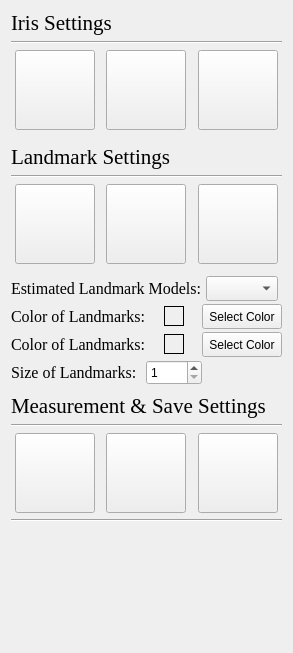
        <widget class="QWidget" name="tab_4">
         <attribute name="title">
          <string>Settings</string>
         </attribute>
         <layout class="QVBoxLayout" name="verticalLayout_2">
          <item>
           <layout class="QGridLayout" name="gridLayout_5">
            <property name="horizontalSpacing">
             <number>4</number>
            </property>
            <item row="10" column="2" colspan="3">
             <widget class="QLabel" name="label_7">
              <property name="font">
               <font>
                <family>Times New Roman</family>
                <pointsize>16</pointsize>
               </font>
              </property>
              <property name="text">
               <string>Measurement &amp; Save Settings</string>
              </property>
             </widget>
            </item>
            <item row="7" column="4" alignment="Qt::AlignHCenter">
             <widget class="QPushButton" name="adjustMidlineButton">
              <property name="sizePolicy">
               <sizepolicy hsizetype="Fixed" vsizetype="Fixed">
                <horstretch>0</horstretch>
                <verstretch>0</verstretch>
               </sizepolicy>
              </property>
              <property name="minimumSize">
               <size>
                <width>80</width>
                <height>80</height>
               </size>
              </property>
              <property name="maximumSize">
               <size>
                <width>80</width>
                <height>80</height>
               </size>
              </property>
              <property name="styleSheet">
               <string notr="true">QPushButton {
		image: url(/Users/kee_b/OneDrive/바탕 화면/Untitled-9.jpg)
}
</string>
              </property>
              <property name="text">
               <string/>
              </property>
              <property name="icon">
               <iconset>
                <normaloff>icons/adjust_midline.jpg</normaloff>icons/adjust_midline.jpg</iconset>
              </property>
              <property name="iconSize">
               <size>
                <width>75</width>
                <height>75</height>
               </size>
              </property>
              <property name="checkable">
               <bool>true</bool>
              </property>
             </widget>
            </item>
            <item row="3" column="4" alignment="Qt::AlignHCenter">
             <widget class="QPushButton" name="matchEyesLtoRButton">
              <property name="sizePolicy">
               <sizepolicy hsizetype="Fixed" vsizetype="Fixed">
                <horstretch>0</horstretch>
                <verstretch>0</verstretch>
               </sizepolicy>
              </property>
              <property name="minimumSize">
               <size>
                <width>80</width>
                <height>80</height>
               </size>
              </property>
              <property name="maximumSize">
               <size>
                <width>80</width>
                <height>80</height>
               </size>
              </property>
              <property name="styleSheet">
               <string notr="true">QPushButton {
		image: url(/Users/kee_b/OneDrive/바탕 화면/Untitled-19.jpg)
}</string>
              </property>
              <property name="text">
               <string/>
              </property>
              <property name="icon">
               <iconset>
                <normaloff>Untitled-19.jpg</normaloff>Untitled-19.jpg</iconset>
              </property>
              <property name="iconSize">
               <size>
                <width>75</width>
                <height>75</height>
               </size>
              </property>
             </widget>
            </item>
            <item row="0" column="2" colspan="3">
             <widget class="QLabel" name="label_20">
              <property name="sizePolicy">
               <sizepolicy hsizetype="Preferred" vsizetype="Maximum">
                <horstretch>0</horstretch>
                <verstretch>0</verstretch>
               </sizepolicy>
              </property>
              <property name="font">
               <font>
                <family>Times New Roman</family>
                <pointsize>16</pointsize>
               </font>
              </property>
              <property name="text">
               <string>Iris Settings</string>
              </property>
             </widget>
            </item>
            <item row="3" column="2" alignment="Qt::AlignHCenter">
             <widget class="QPushButton" name="importEyesButton">
              <property name="sizePolicy">
               <sizepolicy hsizetype="Fixed" vsizetype="Fixed">
                <horstretch>0</horstretch>
                <verstretch>0</verstretch>
               </sizepolicy>
              </property>
              <property name="minimumSize">
               <size>
                <width>80</width>
                <height>80</height>
               </size>
              </property>
              <property name="maximumSize">
               <size>
                <width>80</width>
                <height>80</height>
               </size>
              </property>
              <property name="styleSheet">
               <string notr="true">QPushButton {
		image: url(/Users/kee_b/OneDrive/바탕 화면/Untitled-11.jpg)
}</string>
              </property>
              <property name="text">
               <string/>
              </property>
              <property name="icon">
               <iconset>
                <normaloff>Untitled-11.jpg</normaloff>Untitled-11.jpg</iconset>
              </property>
              <property name="iconSize">
               <size>
                <width>75</width>
                <height>75</height>
               </size>
              </property>
             </widget>
            </item>
            <item row="11" column="2" colspan="3">
             <widget class="Line" name="line_14">
              <property name="orientation">
               <enum>Qt::Horizontal</enum>
              </property>
             </widget>
            </item>
            <item row="4" column="2" colspan="3">
             <widget class="Line" name="line_7">
              <property name="lineWidth">
               <number>0</number>
              </property>
              <property name="orientation">
               <enum>Qt::Horizontal</enum>
              </property>
             </widget>
            </item>
            <item row="6" column="2" colspan="3">
             <widget class="Line" name="line_8">
              <property name="orientation">
               <enum>Qt::Horizontal</enum>
              </property>
             </widget>
            </item>
            <item row="5" column="2" colspan="3">
             <widget class="QLabel" name="label_18">
              <property name="sizePolicy">
               <sizepolicy hsizetype="Preferred" vsizetype="Maximum">
                <horstretch>0</horstretch>
                <verstretch>0</verstretch>
               </sizepolicy>
              </property>
              <property name="font">
               <font>
                <family>Times New Roman</family>
                <pointsize>16</pointsize>
               </font>
              </property>
              <property name="text">
               <string>Landmark Settings</string>
              </property>
             </widget>
            </item>
            <item row="7" column="3" alignment="Qt::AlignHCenter">
             <widget class="QPushButton" name="removeDotButton">
              <property name="sizePolicy">
               <sizepolicy hsizetype="Fixed" vsizetype="Fixed">
                <horstretch>0</horstretch>
                <verstretch>0</verstretch>
               </sizepolicy>
              </property>
              <property name="minimumSize">
               <size>
                <width>80</width>
                <height>80</height>
               </size>
              </property>
              <property name="maximumSize">
               <size>
                <width>80</width>
                <height>80</height>
               </size>
              </property>
              <property name="styleSheet">
               <string notr="true">QPushButton {
		image: url(/Users/kee_b/OneDrive/바탕 화면/Untitled-16.jpg)
}</string>
              </property>
              <property name="text">
               <string/>
              </property>
              <property name="icon">
               <iconset>
                <normaloff>icons/remove_landmarks.jpg</normaloff>icons/remove_landmarks.jpg</iconset>
              </property>
              <property name="iconSize">
               <size>
                <width>75</width>
                <height>75</height>
               </size>
              </property>
              <property name="checkable">
               <bool>false</bool>
              </property>
             </widget>
            </item>
            <item row="7" column="2" alignment="Qt::AlignHCenter">
             <widget class="QPushButton" name="addDotsButton">
              <property name="sizePolicy">
               <sizepolicy hsizetype="Fixed" vsizetype="Fixed">
                <horstretch>0</horstretch>
                <verstretch>0</verstretch>
               </sizepolicy>
              </property>
              <property name="minimumSize">
               <size>
                <width>80</width>
                <height>80</height>
               </size>
              </property>
              <property name="maximumSize">
               <size>
                <width>80</width>
                <height>80</height>
               </size>
              </property>
              <property name="styleSheet">
               <string notr="true">QPushButton {
		image: url(/Users/kee_b/OneDrive/바탕 화면/Untitled-10.jpg)
}</string>
              </property>
              <property name="text">
               <string/>
              </property>
              <property name="icon">
               <iconset>
                <normaloff>icons/add_landmarks.jpg</normaloff>icons/add_landmarks.jpg</iconset>
              </property>
              <property name="iconSize">
               <size>
                <width>75</width>
                <height>75</height>
               </size>
              </property>
              <property name="checkable">
               <bool>true</bool>
              </property>
             </widget>
            </item>
            <item row="2" column="2" colspan="3">
             <widget class="Line" name="line_6">
              <property name="orientation">
               <enum>Qt::Horizontal</enum>
              </property>
             </widget>
            </item>
            <item row="13" column="2" colspan="3">
             <widget class="Line" name="line_15">
              <property name="orientation">
               <enum>Qt::Horizontal</enum>
              </property>
             </widget>
            </item>
            <item row="12" column="4" alignment="Qt::AlignHCenter">
             <widget class="QPushButton" name="saveSettingButton">
              <property name="sizePolicy">
               <sizepolicy hsizetype="Fixed" vsizetype="Fixed">
                <horstretch>0</horstretch>
                <verstretch>0</verstretch>
               </sizepolicy>
              </property>
              <property name="minimumSize">
               <size>
                <width>80</width>
                <height>80</height>
               </size>
              </property>
              <property name="maximumSize">
               <size>
                <width>80</width>
                <height>80</height>
               </size>
              </property>
              <property name="styleSheet">
               <string notr="true">QPushButton {
		image: url(/Users/kee_b/OneDrive/바탕 화면/Untitled-3.jpg)
}
</string>
              </property>
              <property name="text">
               <string/>
              </property>
              <property name="icon">
               <iconset>
                <normaloff>icons/save_settings.jpg</normaloff>icons/save_settings.jpg</iconset>
              </property>
              <property name="iconSize">
               <size>
                <width>75</width>
                <height>75</height>
               </size>
              </property>
             </widget>
            </item>
            <item row="12" column="3" alignment="Qt::AlignHCenter">
             <widget class="QPushButton" name="metricsSettingButton">
              <property name="sizePolicy">
               <sizepolicy hsizetype="Fixed" vsizetype="Fixed">
                <horstretch>0</horstretch>
                <verstretch>0</verstretch>
               </sizepolicy>
              </property>
              <property name="minimumSize">
               <size>
                <width>80</width>
                <height>80</height>
               </size>
              </property>
              <property name="maximumSize">
               <size>
                <width>80</width>
                <height>80</height>
               </size>
              </property>
              <property name="styleSheet">
               <string notr="true">QPushButton {
		image: url(/Users/kee_b/OneDrive/바탕 화면/Untitled-13.jpg)
}
</string>
              </property>
              <property name="text">
               <string/>
              </property>
              <property name="icon">
               <iconset>
                <normaloff>icons/measurement_settings.jpg</normaloff>icons/measurement_settings.jpg</iconset>
              </property>
              <property name="iconSize">
               <size>
                <width>75</width>
                <height>75</height>
               </size>
              </property>
             </widget>
            </item>
            <item row="3" column="3" alignment="Qt::AlignHCenter">
             <widget class="QPushButton" name="matchEyesRtoLButton">
              <property name="sizePolicy">
               <sizepolicy hsizetype="Fixed" vsizetype="Fixed">
                <horstretch>0</horstretch>
                <verstretch>0</verstretch>
               </sizepolicy>
              </property>
              <property name="minimumSize">
               <size>
                <width>80</width>
                <height>80</height>
               </size>
              </property>
              <property name="maximumSize">
               <size>
                <width>80</width>
                <height>80</height>
               </size>
              </property>
              <property name="styleSheet">
               <string notr="true">QPushButton {
		image: url(/Users/kee_b/OneDrive/바탕 화면/Untitled-18.jpg)
}</string>
              </property>
              <property name="text">
               <string/>
              </property>
              <property name="icon">
               <iconset>
                <normaloff>Untitled-18.jpg</normaloff>Untitled-18.jpg</iconset>
              </property>
              <property name="iconSize">
               <size>
                <width>75</width>
                <height>75</height>
               </size>
              </property>
             </widget>
            </item>
            <item row="9" column="2" colspan="3">
             <layout class="QGridLayout" name="gridLayout_6">
              <item row="6" column="0">
               <widget class="QLabel" name="label_13">
                <property name="font">
                 <font>
                  <family>Times New Roman</family>
                  <pointsize>12</pointsize>
                 </font>
                </property>
                <property name="text">
                 <string>Color of Landmarks:</string>
                </property>
               </widget>
              </item>
              <item row="6" column="1" alignment="Qt::AlignHCenter">
               <widget class="QLabel" name="landmarkColorLabel2">
                <property name="minimumSize">
                 <size>
                  <width>20</width>
                  <height>20</height>
                 </size>
                </property>
                <property name="maximumSize">
                 <size>
                  <width>20</width>
                  <height>20</height>
                 </size>
                </property>
                <property name="styleSheet">
                 <string notr="true"/>
                </property>
                <property name="frameShape">
                 <enum>QFrame::Box</enum>
                </property>
                <property name="text">
                 <string/>
                </property>
               </widget>
              </item>
              <item row="1" column="3">
               <widget class="Line" name="line_11">
                <property name="lineWidth">
                 <number>0</number>
                </property>
                <property name="orientation">
                 <enum>Qt::Horizontal</enum>
                </property>
               </widget>
              </item>
              <item row="6" column="2" colspan="2">
               <widget class="QPushButton" name="landmarkColorButton2">
                <property name="minimumSize">
                 <size>
                  <width>0</width>
                  <height>25</height>
                 </size>
                </property>
                <property name="maximumSize">
                 <size>
                  <width>16777215</width>
                  <height>25</height>
                 </size>
                </property>
                <property name="text">
                 <string>Select Color</string>
                </property>
               </widget>
              </item>
              <item row="3" column="0" colspan="4">
               <widget class="Line" name="line_12">
                <property name="lineWidth">
                 <number>0</number>
                </property>
                <property name="orientation">
                 <enum>Qt::Horizontal</enum>
                </property>
               </widget>
              </item>
              <item row="0" column="0" colspan="4">
               <widget class="Line" name="line_10">
                <property name="lineWidth">
                 <number>0</number>
                </property>
                <property name="orientation">
                 <enum>Qt::Horizontal</enum>
                </property>
               </widget>
              </item>
              <item row="4" column="0">
               <widget class="QLabel" name="label_12">
                <property name="font">
                 <font>
                  <family>Times New Roman</family>
                  <pointsize>12</pointsize>
                 </font>
                </property>
                <property name="text">
                 <string>Color of Landmarks:</string>
                </property>
               </widget>
              </item>
              <item row="8" column="0">
               <widget class="QLabel" name="label_19">
                <property name="font">
                 <font>
                  <family>Times New Roman</family>
                  <pointsize>12</pointsize>
                 </font>
                </property>
                <property name="text">
                 <string>Size of Landmarks:</string>
                </property>
               </widget>
              </item>
              <item row="8" column="1">
               <widget class="QSpinBox" name="landmarkSizeBox">
                <property name="minimumSize">
                 <size>
                  <width>0</width>
                  <height>25</height>
                 </size>
                </property>
                <property name="maximumSize">
                 <size>
                  <width>16777215</width>
                  <height>25</height>
                 </size>
                </property>
                <property name="minimum">
                 <number>1</number>
                </property>
               </widget>
              </item>
              <item row="1" column="0">
               <widget class="Line" name="line_20">
                <property name="lineWidth">
                 <number>0</number>
                </property>
                <property name="orientation">
                 <enum>Qt::Horizontal</enum>
                </property>
               </widget>
              </item>
              <item row="1" column="1">
               <widget class="Line" name="line_18">
                <property name="lineWidth">
                 <number>0</number>
                </property>
                <property name="orientation">
                 <enum>Qt::Horizontal</enum>
                </property>
               </widget>
              </item>
              <item row="1" column="2">
               <widget class="Line" name="line_19">
                <property name="lineWidth">
                 <number>0</number>
                </property>
                <property name="orientation">
                 <enum>Qt::Horizontal</enum>
                </property>
               </widget>
              </item>
              <item row="2" column="2" colspan="2" alignment="Qt::AlignHCenter">
               <widget class="QComboBox" name="modelComboBox">
                <property name="sizePolicy">
                 <sizepolicy hsizetype="Minimum" vsizetype="Fixed">
                  <horstretch>0</horstretch>
                  <verstretch>0</verstretch>
                 </sizepolicy>
                </property>
                <property name="minimumSize">
                 <size>
                  <width>0</width>
                  <height>25</height>
                 </size>
                </property>
                <property name="maximumSize">
                 <size>
                  <width>16777215</width>
                  <height>25</height>
                 </size>
                </property>
               </widget>
              </item>
              <item row="2" column="0" colspan="2">
               <widget class="QLabel" name="label_21">
                <property name="font">
                 <font>
                  <family>Times New Roman</family>
                  <pointsize>12</pointsize>
                 </font>
                </property>
                <property name="text">
                 <string>Estimated Landmark Models:</string>
                </property>
               </widget>
              </item>
              <item row="4" column="1" alignment="Qt::AlignHCenter">
               <widget class="QLabel" name="landmarkColorLabel">
                <property name="minimumSize">
                 <size>
                  <width>20</width>
                  <height>20</height>
                 </size>
                </property>
                <property name="maximumSize">
                 <size>
                  <width>20</width>
                  <height>20</height>
                 </size>
                </property>
                <property name="autoFillBackground">
                 <bool>false</bool>
                </property>
                <property name="styleSheet">
                 <string notr="true"/>
                </property>
                <property name="frameShape">
                 <enum>QFrame::Box</enum>
                </property>
                <property name="text">
                 <string/>
                </property>
               </widget>
              </item>
              <item row="5" column="0" colspan="4">
               <widget class="Line" name="line_21">
                <property name="lineWidth">
                 <number>0</number>
                </property>
                <property name="orientation">
                 <enum>Qt::Horizontal</enum>
                </property>
               </widget>
              </item>
              <item row="4" column="2" colspan="2">
               <widget class="QPushButton" name="landmarkColorButton">
                <property name="minimumSize">
                 <size>
                  <width>0</width>
                  <height>25</height>
                 </size>
                </property>
                <property name="maximumSize">
                 <size>
                  <width>16777215</width>
                  <height>25</height>
                 </size>
                </property>
                <property name="text">
                 <string>Select Color</string>
                </property>
               </widget>
              </item>
              <item row="7" column="0" colspan="4">
               <widget class="Line" name="line_22">
                <property name="lineWidth">
                 <number>0</number>
                </property>
                <property name="orientation">
                 <enum>Qt::Horizontal</enum>
                </property>
               </widget>
              </item>
              <item row="9" column="0" colspan="4">
               <widget class="Line" name="line_17">
                <property name="lineWidth">
                 <number>0</number>
                </property>
                <property name="orientation">
                 <enum>Qt::Horizontal</enum>
                </property>
               </widget>
              </item>
             </layout>
            </item>
            <item row="12" column="2" alignment="Qt::AlignHCenter">
             <widget class="QPushButton" name="pushButton_7">
              <property name="minimumSize">
               <size>
                <width>80</width>
                <height>80</height>
               </size>
              </property>
              <property name="maximumSize">
               <size>
                <width>80</width>
                <height>80</height>
               </size>
              </property>
              <property name="autoFillBackground">
               <bool>false</bool>
              </property>
              <property name="styleSheet">
               <string notr="true">QPushButton {
		image: url(/Users/kee_b/OneDrive/바탕 화면/Untitled-17.jpg)
}</string>
              </property>
              <property name="text">
               <string/>
              </property>
              <property name="icon">
               <iconset>
                <normaloff>icons/custom_metrics.jpg</normaloff>icons/custom_metrics.jpg</iconset>
              </property>
              <property name="iconSize">
               <size>
                <width>75</width>
                <height>75</height>
               </size>
              </property>
              <property name="checkable">
               <bool>false</bool>
              </property>
             </widget>
            </item>
           </layout>
          </item>
          <item>
           <spacer name="verticalSpacer_5">
            <property name="orientation">
             <enum>Qt::Vertical</enum>
            </property>
            <property name="sizeHint" stdset="0">
             <size>
              <width>20</width>
              <height>40</height>
             </size>
            </property>
           </spacer>
          </item>
          <item>
           <spacer name="verticalSpacer">
            <property name="orientation">
             <enum>Qt::Vertical</enum>
            </property>
            <property name="sizeHint" stdset="0">
             <size>
              <width>20</width>
              <height>40</height>
             </size>
            </property>
           </spacer>
          </item>
          <item>
           <spacer name="verticalSpacer_3">
            <property name="orientation">
             <enum>Qt::Vertical</enum>
            </property>
            <property name="sizeHint" stdset="0">
             <size>
              <width>20</width>
              <height>40</height>
             </size>
            </property>
           </spacer>
          </item>
         </layout>
        </widget>
